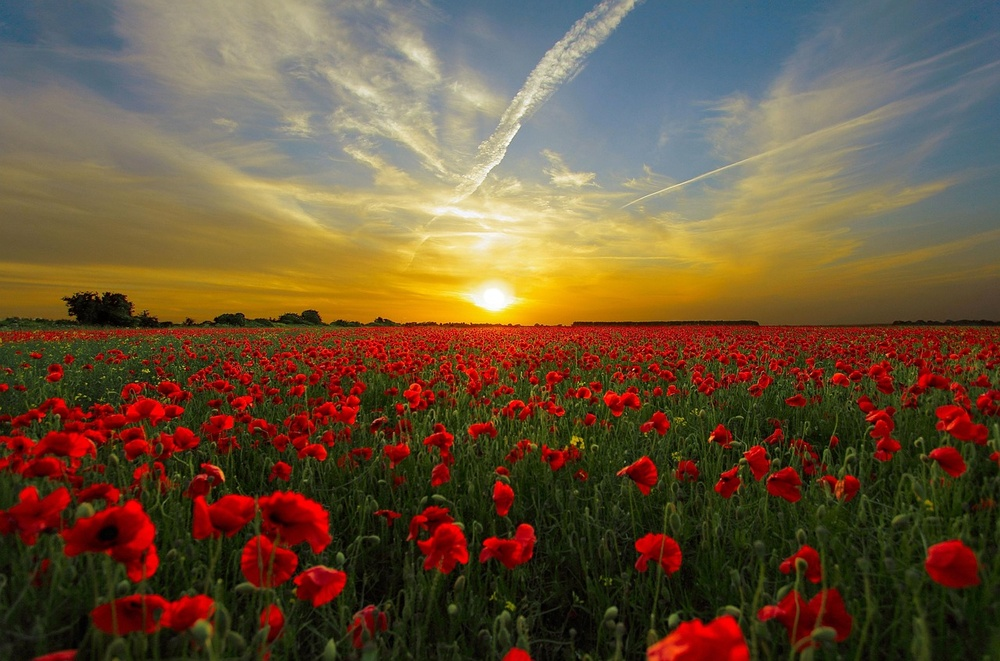
#> input picture flower.jpg, 1000 x 661 px, shrunk from 1280 x 846 before the run
$ jupyter execute workshop3.ipynb
#> lines starting #> are read from the running program, lines starting #| are printed output that depends on the picture; after the words box and inside, x2 and y2 are one past the last pixel; in counts of white or black regions, pixels touching at a corner belong together
[cell 1]
import cv2
import matplotlib.pyplot as plt

img = cv2.imread('flower.jpg', cv2.IMREAD_GRAYSCALE)
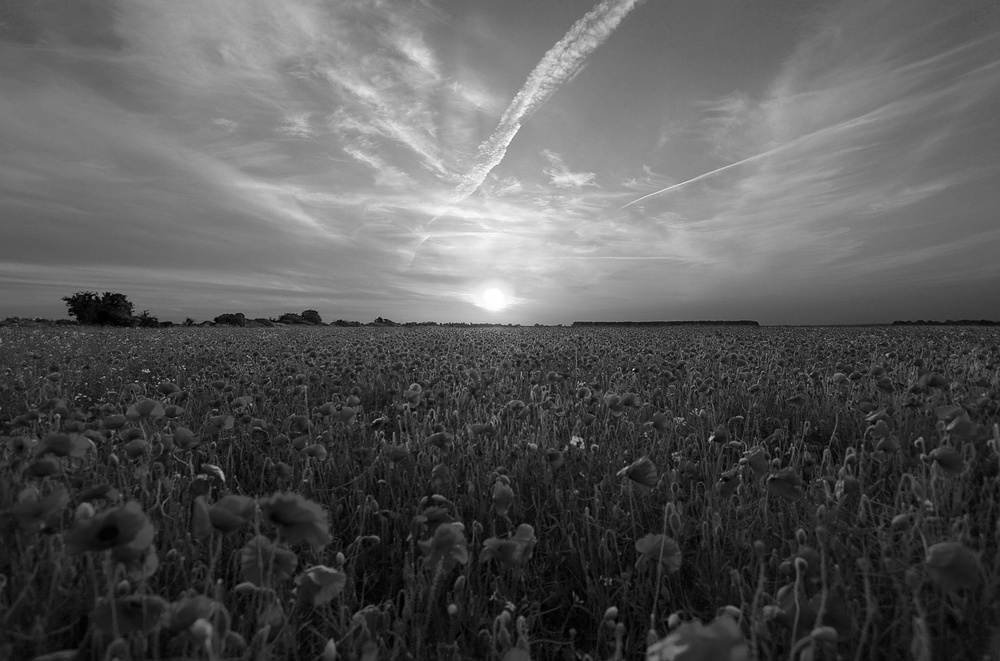
#> img: shape (661, 1000); min 0, max 255, mean 87.2

if img is None:
    print("Error: Could not load image. Check file path and filename.")
else:
    blurred = cv2.GaussianBlur(img, (5,5), 0)
    edges = cv2.Canny(blurred, 50, 150)
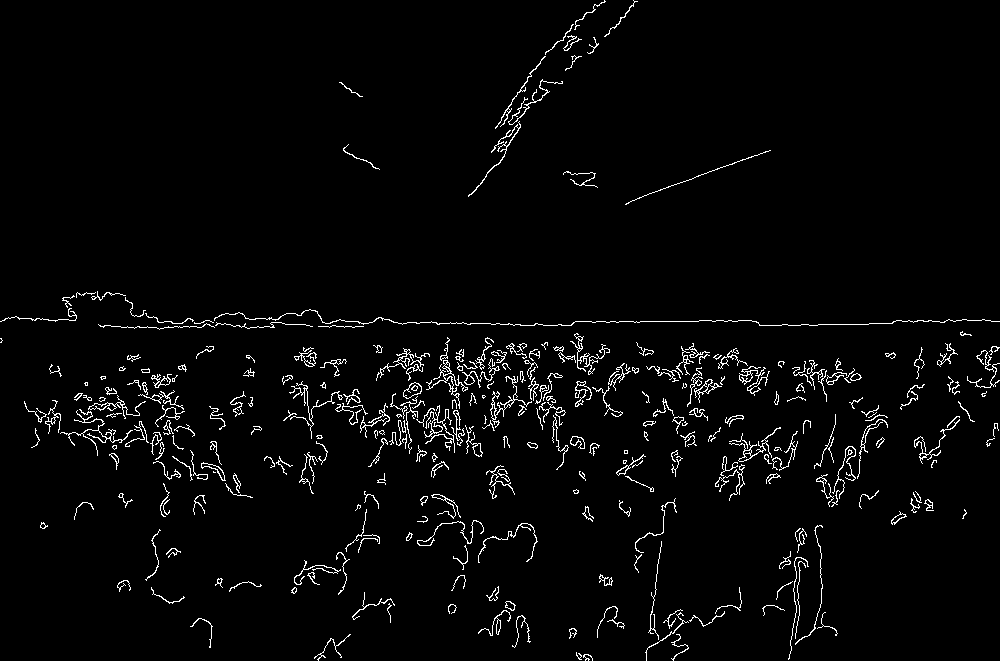
#> edges: shape (661, 1000); 2.9% white in thin lines or dots

    plt.figure(figsize=(10,5))

    plt.subplot(121)
    plt.imshow(img, cmap='gray')
    plt.title('Original Image')
    plt.axis('off')

    plt.subplot(122)
    plt.imshow(edges, cmap='gray')
    plt.title('Detected Edges')
    plt.axis('off')

    plt.show()
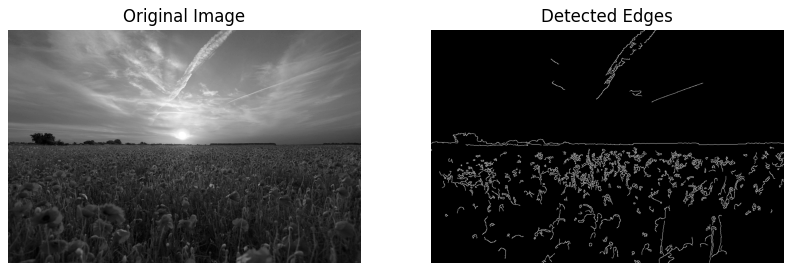
#> figure drawn by matplotlib, 2 panels

$ run again, with image.png saved as flower.jpg
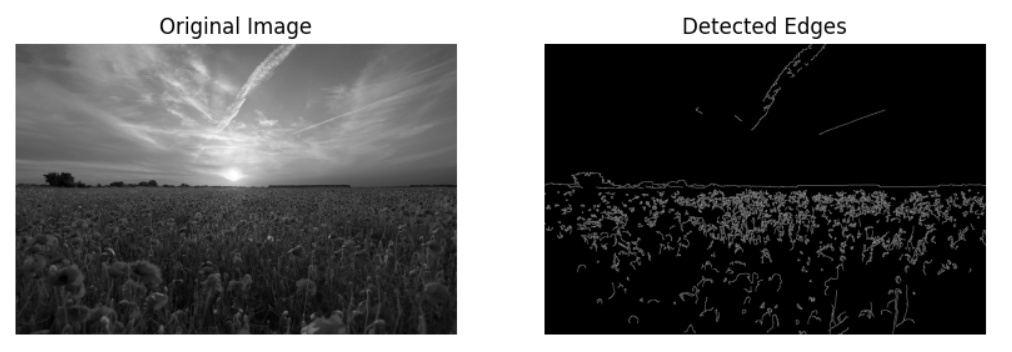
#> input picture image.png, 1012 x 352 px
#> img is the input picture: shape (352, 1012); min 0, max 255, mean 104.3
#> `edges = cv2.Canny(blurred, 50, 150)`:
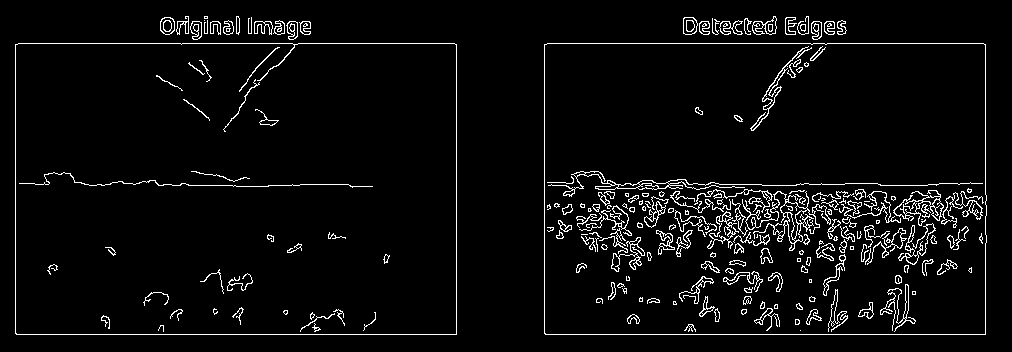
#> edges: shape (352, 1012); 4.6% white in thin lines or dots, all inside (x1, y1, x2, y2) = (15, 16, 987, 335)
#> `plt.show()`:
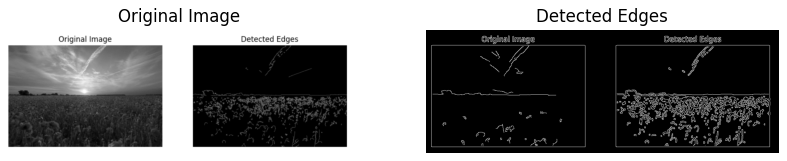
#> figure drawn by matplotlib, 2 panels
